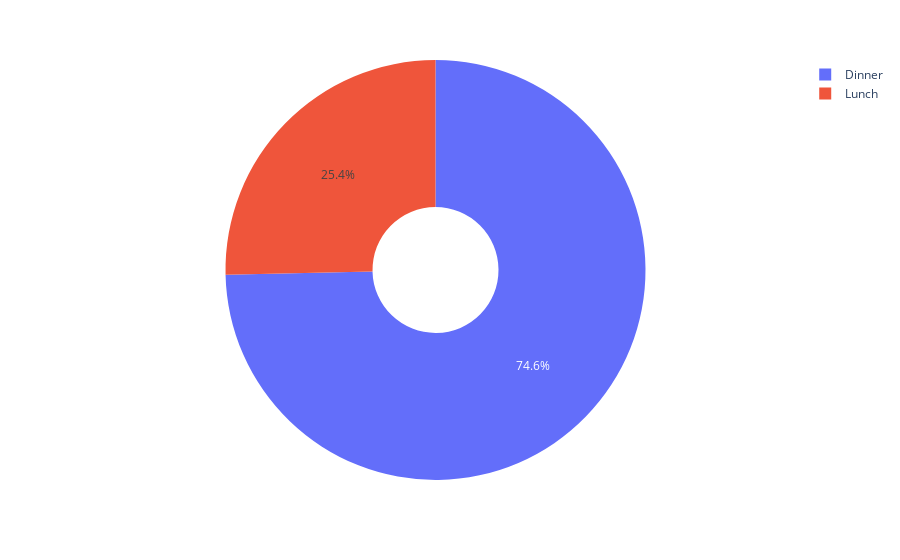

Notebook code for this chart:
### Code cell
figure = px.pie(data, values = "tip", names = "time", hole = 0.3)
figure.show()

### Figure 1 — Plotly figure (JSON) as saved in the notebook; plotly's stock layout.template omitted (floating-point values rounded to 4 significant figures; data arrays with more than 128 entries replaced by an {"elided": "..."} marker saying what was removed)
{"data": [{"domain": {"x": [0, 1], "y": [0, 1]}, "hole": 0.3, "hovertemplate": "time=%{label}<br>tip=%{value}<extra></extra>", "labels": {"elided": "244 str values"}, "legendgroup": "", "name": "", "showlegend": true, "type": "pie", "values": {"elided": "244 float values"}}], "layout": {"autosize": true, "legend": {"tracegroupgap": 0}, "margin": {"t": 60}}}
